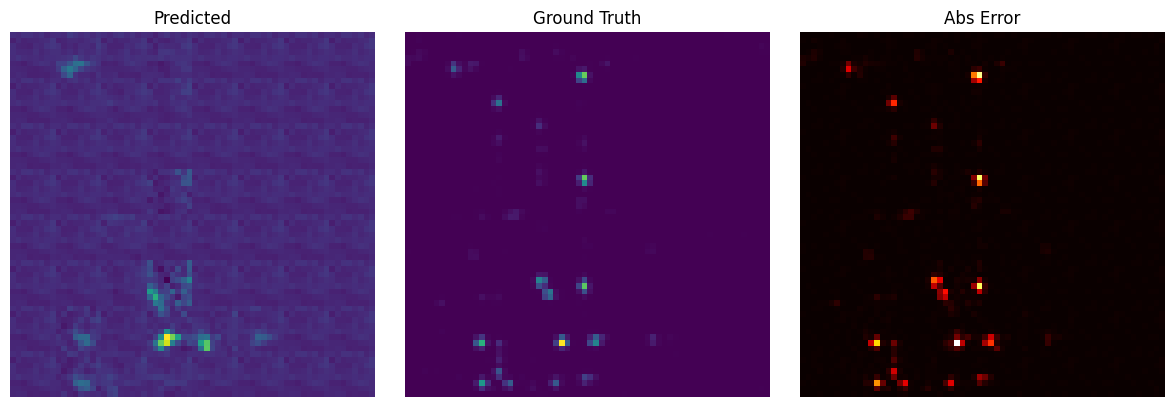
#> input picture Desktop/CellNet/LSTM_baseline_pred_0.png, 1174 x 407 px, given in place of Real_Time_CS_Experiment-1093.tif, which was not available
$ jupyter execute --allow-errors GCRN.ipynb   (shell and % lines are left out)
#> lines starting #> are read from the running program, lines starting #| are printed output that depends on the picture; pictures that were not available may be replaced by others from this repository, and a replacement may not be noted
[cell 1]
#Cell 1: Imports


import os
import numpy as np
import torch
from torch import nn
from torch_geometric.data import Data
from torch_geometric.nn import MessagePassing
from torch_geometric.loader import DataLoader

import matplotlib.pyplot as plt
from skimage.io import imread
from skimage.transform import resize
from skimage.measure import label, regionprops
from scipy.ndimage import median_filter
from skimage.filters import gaussian
from skimage import exposure
from scipy.stats import pearsonr

from scipy.optimize import linear_sum_assignment

from pathlib import Path
desktop_path = Path.home() / "Desktop"


from torch.utils.data import Dataset, DataLoader

import torch
from torch import nn
from torch_geometric.nn import GCNConv

from config import CONFIG
import random


seed = 42
random.seed(seed)
np.random.seed(seed)
torch.manual_seed(seed)
#> (this line was passed over: torch is not available in this run)
torch.cuda.manual_seed_all(seed)
#> (this line was passed over: torch is not available in this run)
torch.backends.cudnn.deterministic = True
torch.backends.cudnn.benchmark = False

[cell 2]
import cv2
import numpy as np

# Initialize background subtractor globally (once)
backSub = cv2.createBackgroundSubtractorKNN(history=500, dist2Threshold=400.0, detectShadows=True)

def apply_background_subtraction(frame):
    # Convert to uint8 if needed
    if frame.dtype != np.uint8:
        frame = (255 * (frame - frame.min()) / (frame.max() - frame.min())).astype(np.uint8)
    fg_mask = backSub.apply(frame)
    # Optionally, threshold to get binary mask
    _, fg_mask = cv2.threshold(fg_mask, 30, 255, cv2.THRESH_BINARY)
    return fg_mask

[cell 3]
lost_nodes = {}  # node_id: {'coords': (x, y), 'last_seen': frame_idx}

def build_graph_from_frame(
    frame,
    intensity_thresh=CONFIG["intensity_thresh"],  # Threshold for intensity to consider as signal, custom to Cellnet dataset
    max_nodes=CONFIG["max_nodes"],
    source_idx=None,
    prev_coords=None,
    prev_ids=None,
    next_id_start=0,
    lost_nodes=None,
    frame_idx=None,
    lost_ttl=CONFIG["lost_ttl"]  # how many frames to keep lost nodes
):
    # Threshold to create binary mask
    binary_mask = frame > intensity_thresh

    # Label connected regions (potential signal sources)
    labeled = label(binary_mask)

    # Extract region properties
    props = regionprops(labeled, intensity_image=frame)

    node_features = []
    coords = []
    intensities = []

    for i, p in enumerate(props[:max_nodes]):
        y, x = p.centroid
        intensity = p.mean_intensity
        area = p.area
        eccentricity = p.eccentricity
        solidity = p.solidity
        perimeter = p.perimeter
        bbox = p.bbox  # (min_row, min_col, max_row, max_col)
        bbox_width = bbox[3] - bbox[1]
        bbox_height = bbox[2] - bbox[0]
        aspect_ratio = bbox_width / bbox_height if bbox_height > 0 else 0
        convex_area = p.convex_area
        major_axis_length = p.major_axis_length
        minor_axis_length = p.minor_axis_length

        # Build node feature vector
        node_feat = [
        (x / frame.shape[1]) * 2 - 1,
        (y / frame.shape[0]) * 2 - 1,
        intensity,
        area / (frame.shape[0] * frame.shape[1]),
        eccentricity,
        solidity,
        perimeter / (frame.shape[0] + frame.shape[1]),
        bbox_width / frame.shape[1],
        bbox_height / frame.shape[0],
        aspect_ratio,
        convex_area / (frame.shape[0] * frame.shape[1]),
        major_axis_length / frame.shape[1],
        minor_axis_length / frame.shape[0],
       # source indicator (0 or 1),
        ]
        # Add source indicator
        if source_idx is not None and i == source_idx:
            node_feat.append(1.0)
        else:
            node_feat.append(0.0)
        node_features.append(node_feat)
        coords.append((x, y))
        intensities.append(intensity)

    # --- Node ID assignment (after collecting all nodes) ---

    # Node tracking threshold
    node_tracking_dist_thresh = CONFIG["node_tracking_dist_thresh"]
    spatial_edge_thresh = CONFIG["spatial_edge_thresh"]

    ids = []
    used_lost_ids = set()
    if prev_coords is not None and prev_ids is not None and len(prev_coords) > 0 and len(coords) > 0:
        cost_matrix = np.zeros((len(coords), len(prev_coords)))
        for i, (x, y) in enumerate(coords):
            for j, (px, py) in enumerate(prev_coords):
                cost_matrix[i, j] = np.linalg.norm(np.array([x, y]) - np.array([px, py]))
        row_ind, col_ind = linear_sum_assignment(cost_matrix)
        assigned_prev = set()
        for i in range(len(coords)):
            if i in row_ind:
                j = col_ind[np.where(row_ind == i)[0][0]]
                if cost_matrix[i, j] < node_tracking_dist_thresh:  # 8 is a heuristic for "maximum allowed movement" for tracking
                    ids.append(prev_ids[j])
                    assigned_prev.add(j)
                else:
                    ids.append(next_id_start)
                    next_id_start += 1
            else:
                ids.append(next_id_start)
                next_id_start += 1

        # --- LOST NODE MANAGEMENT ---
        if lost_nodes is not None and frame_idx is not None:
            for j, prev_id in enumerate(prev_ids):
                if j not in assigned_prev:
                    lost_nodes[prev_id] = {'coords': prev_coords[j], 'last_seen': frame_idx - 1}

            # Remove lost nodes that have been lost for too long
            to_remove = [nid for nid, info in lost_nodes.items() if frame_idx - info['last_seen'] > lost_ttl]
            for nid in to_remove:
                del lost_nodes[nid]

            # Try to match new nodes to lost nodes
            for i, (x, y) in enumerate(coords):
                if ids[i] >= next_id_start - max_nodes:  # only for new nodes
                    for lost_id, info in lost_nodes.items():
                        dist = np.linalg.norm(np.array([x, y]) - np.array(info['coords']))
                        if dist < node_tracking_dist_thresh and lost_id not in used_lost_ids:
                            ids[i] = lost_id
                            used_lost_ids.add(lost_id)
                            lost_nodes[lost_id]['last_seen'] = frame_idx
                            break

    else:
        # First frame or no previous nodes
        ids = [next_id_start + k for k in range(len(coords))]
        next_id_start += len(coords)

    edge_index = []
    edge_attr = []

    # Connect nodes within spatial threshold
    for i, (xi, yi) in enumerate(coords):
        for j, (xj, yj) in enumerate(coords):
            if i != j and (xi - xj)**2 + (yi - yj)**2 < spatial_edge_thresh:  # threshold in pixels (try 16²=256 for 16 pixels, or 20²=400 for 20 pixels)
                edge_index.append([i, j])

                # --- Edge Features ---
                dist = np.sqrt((xi - xj)**2 + (yi - yj)**2) / np.sqrt(frame.shape[0]**2 + frame.shape[1]**2)
                delta_intensity = abs(intensities[i] - intensities[j])
                angle = np.arctan2(yj - yi, xj - xi) / np.pi

                edge_attr.append([dist, delta_intensity, angle])

    # Skip empty graphs
    if not node_features:
        return None, None, None, next_id_start

    # Convert to PyTorch Geometric Data object
    x = torch.tensor(node_features, dtype=torch.float)
    edge_index = torch.tensor(edge_index, dtype=torch.long).t().contiguous()
    edge_attr = torch.tensor(edge_attr, dtype=torch.float)

    if edge_attr.ndim == 1:
        edge_attr = edge_attr.unsqueeze(1)

    data = Data(x=x, edge_index=edge_index, edge_attr=edge_attr)
    data.node_ids = torch.tensor(ids, dtype=torch.long)
    data.y = torch.tensor(intensities, dtype=torch.float).unsqueeze(-1)

    return data, coords, ids, next_id_start

[cell 4]
#Cell 3: Denoising Functions
def denoise_gaussian_median(frame, median_size=3, gaussian_sigma=1.0):
    medianed = median_filter(frame, size=median_size)
    smoothed = gaussian(medianed, sigma=gaussian_sigma)
    return smoothed

def apply_clahe(frame, clip_limit=0.01):
    return exposure.equalize_adapthist(frame, clip_limit=clip_limit)

[cell 5]
#Cell 4: Load Graph Sequence


def find_closest_node(props, manual_xy):
    # props: regionprops for the frame
    # manual_xy: (x, y) in resized frame coordinates
    dists = [np.linalg.norm(np.array(p.centroid[::-1]) - np.array(manual_xy)) for p in props]
    return np.argmin(dists)


def load_tif_as_graph_sequences(path, window=5, frame_skip=1, denoise_sigma=1.0, manual_source=None):
    """
    Loads a video as a list of sequences of graphs.
    Each sequence is a list of graphs of length 'window'.
    Tracks node identities across frames for temporal GNNs.
    """
    stack = imread(path)
    stack_denoised = np.array([denoise_gaussian_median(f, gaussian_sigma=denoise_sigma) for f in stack])
    stack_resized = np.array([resize(f, CONFIG["resize_shape"]) for f in stack_denoised])
    norm_stack = (stack_resized - stack_resized.min()) / (stack_resized.max() - stack_resized.min())
    norm_stack = norm_stack * 2 - 1

    sequences = []
    for i in range(0, len(norm_stack) - window, frame_skip):  # -window instead of -window+1
        graph_seq = []
        prev_coords, prev_ids, next_id_start = None, None, 0
        lost_nodes = {}
        frame_indices = []
        for j in range(window + 1):  # build window+1 graphs to allow shifting
            idx = i + j
            frame = norm_stack[idx]
            fg_mask = apply_background_subtraction(frame)
            temp_props = regionprops(label(fg_mask > 0), intensity_image=frame)
            if not temp_props:
                print(f"Frame {idx} skipped (no active nodes)")
                break
            if manual_source and idx == manual_source['frame']:
                source_idx = find_closest_node(temp_props, manual_source['xy'])
            else:
                source_idx = None
            g, coords, ids, next_id_start = build_graph_from_frame(
                norm_stack[idx],
                source_idx=source_idx,
                prev_coords=prev_coords,
                prev_ids=prev_ids,
                next_id_start=next_id_start,
                lost_nodes=lost_nodes,
                frame_idx=idx,
                lost_ttl=CONFIG["lost_ttl"]
            )
            if g is None:
                break
            g.frame_idx = idx
            g.source_file = path
            prev_coords, prev_ids = coords, ids
            graph_seq.append(g)
            frame_indices.append(idx)
        if len(graph_seq) == window + 1:
            # Shift targets: for each t, set g.y = next_g.y for matching node_ids
            for t in range(window):
                curr_g = graph_seq[t]
                next_g = graph_seq[t + 1]
                # Map node ids to indices
                curr_ids = curr_g.node_ids.cpu().numpy()
                next_ids = next_g.node_ids.cpu().numpy()
                next_id_to_idx = {nid: i for i, nid in enumerate(next_ids)}
                # For each node in curr_g, if it exists in next_g, set target to next_g.y, else set to nan
                new_y = []
                for nid in curr_ids:
                    if nid in next_id_to_idx:
                        new_y.append(next_g.y[next_id_to_idx[nid]])
                    else:
                        new_y.append(torch.tensor([float('nan')], dtype=torch.float))
                curr_g.y = torch.stack(new_y)
            # Only keep the first window graphs (targets are next-frame)
            sequences.append(graph_seq[:window])
    return sequences

[cell 6]
# Cell 5: GCRN Definition


class GCRNCell(nn.Module):
    # [13 lines left out: functions __init__, forward, not called in this run]

class GCRN(nn.Module):
    # [21 lines left out: functions __init__, forward, not called in this run]

# [6 lines of commented-out code are left out]

[cell 7]
# [65 lines left out: functions align_by_node_id, train_gnn, evaluate_gnn, not called in this run]

[cell 8]
# Cell 7: Dataset Preparation


class GraphSequenceDataset(Dataset):
    def __init__(self, sequences):
        """
        sequences: list of list of PyG Data objects (each inner list is a sequence of graphs)
        """
        self.sequences = sequences

    def __len__(self):
        return len(self.sequences)

    def __getitem__(self, idx):
        # Returns a list of Data objects (the sequence)
        return self.sequences[idx]

# [11 lines left out: function graph_sequence_collate, not called in this run]

file_paths = [
    'C:/Users/Platypus/Documents/CellNet/Real_Time_CS_Experiment-1093.tif',
    'C:/Users/Platypus/Documents/CellNet/Flow prior to chemical stimulation_Figure6C.tif', #✔ Clicked on Frame 77: (1.16, 2.96); ✔ Clicked on Frame 77: (15.57, 10.86)
    'C:/Users/Platypus/Documents/CellNet/Figure8.tif',
    'C:/Users/Platypus/Documents/CellNet/5uM_per_litre_Figure6_ChemicalStimulation.tif'
]
test_video_path = 'C:/Users/Platypus/Documents/CellNet/Cell Knocked_Figure7.tif'


#sources where signal starts
manual_sources = {
    'Real_Time_CS_Experiment-1093.tif': {'frame': 5, 'xy': (3.79, 3.66)}, #altenatively "Clicked on Frame 5: (24.44, 10.58)"
    'Flow prior to chemical stimulation_Figure6C.tif': { 'frame': 77, 'xy': (1.16, 2.96)}, #alt ✔ Clicked on Frame 77: (15.57, 10.86)
    'Figure8.tif': {'frame': 68, 'xy': (43.83, 0.89)},
    '5uM_per_litre_Figure6_ChemicalStimulation.tif':{'frame': 37, 'xy': (10.03, 5.46)},# alt Frame 76: (2.82, 3.38);
    'Cell Knocked_Figure7.tif': {'frame': 0, 'xy': (54.50, 9.34)} #Clicked on Frame 0: (54.50, 9.34);alt ✔ Clicked on Frame 0: (53.66, 3.52)
    }


# Load all sequences of graphs from specified files
all_sequences = []
for path in file_paths:
    if os.path.exists(path):
        video_name = os.path.basename(path)
        manual_source = manual_sources.get(video_name)
        seqs = load_tif_as_graph_sequences(path, window=5, manual_source=manual_source)
        all_sequences.extend(seqs)
print(f"Total loaded sequences: {len(all_sequences)}")

# Split into train, validation, and test sets
train_split = int(0.7 * len(all_sequences))
val_split = int(0.15 * len(all_sequences))

train_sequences = all_sequences[:train_split]
val_sequences = all_sequences[train_split:train_split + val_split]
test_sequences = all_sequences[train_split + val_split:]

# Usage:
train_dataset = GraphSequenceDataset(train_sequences)
val_dataset = GraphSequenceDataset(val_sequences)
test_dataset = GraphSequenceDataset(test_sequences)

#> (the rest of this cell did not finish here and is left out)

[cell 9]
stack = imread(file_paths[0])
#> stack is the input picture: shape (407, 1174, 4); mean R, G, B, A 83.7, 54, 98.6, 255
stack_denoised = np.array([denoise_gaussian_median(f, gaussian_sigma=1.0) for f in stack])
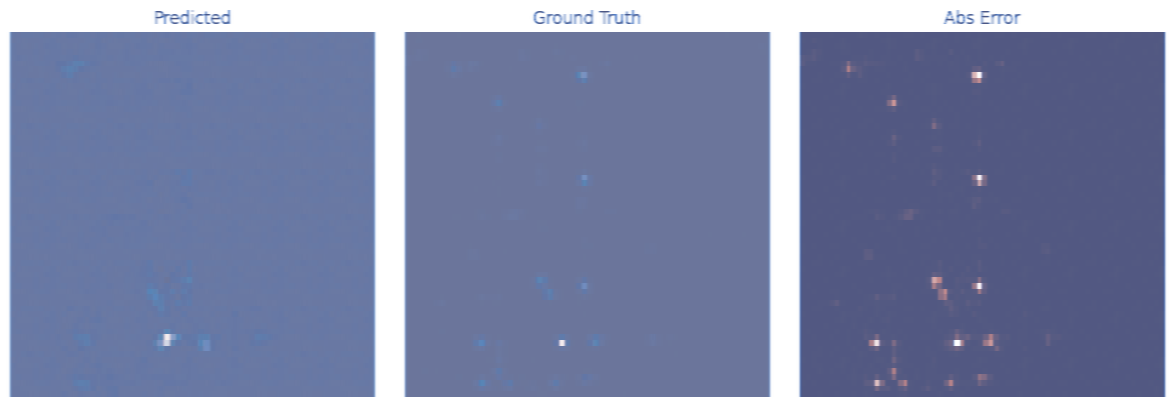
#> stack_denoised: shape (407, 1174, 4) float64; mean R, G, B, A 0.331, 0.378, 0.553, 0.813; transparent parts drawn white
stack_resized = np.array([resize(f, CONFIG["resize_shape"]) for f in stack_denoised])
norm_stack = (stack_resized - stack_resized.min()) / (stack_resized.max() - stack_resized.min())
norm_stack = norm_stack * 2 - 1
idx = 24  # Change this to the frame index you want to visualize

frame = norm_stack[idx]
#> frame: shape (256, 256) float64; every value is 1
fg_mask = apply_background_subtraction(frame)
#> in apply_background_subtraction, `frame = (255 * (frame - frame.min()) / (frame.max() - frame.min())).as..`: frame: shape (256, 256); every value is 0
#> in apply_background_subtraction, `fg_mask = backSub.apply(frame)`: fg_mask: shape (256, 256); every value is 255
plt.figure()
plt.subplot(1,2,1)
plt.title("Original")
plt.imshow(frame, cmap='gray')
plt.subplot(1,2,2)
plt.title("Foreground Mask")
plt.imshow(fg_mask, cmap='gray')
plt.show()
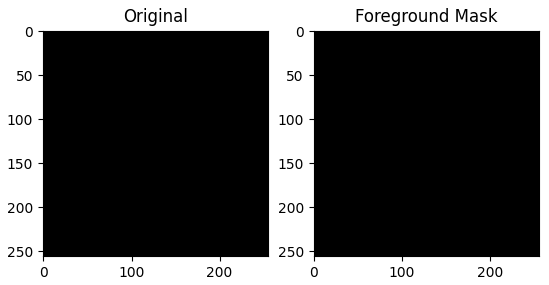
#> figure drawn by matplotlib, 2 panels

#> (a cell that did not finish here is left out)

#> (a cell that did not finish here is left out)

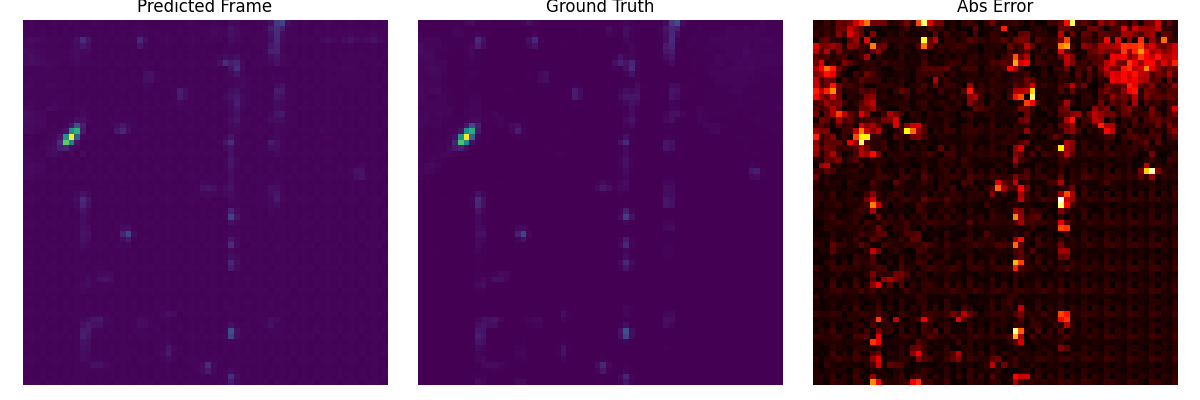
#> input picture Desktop/CellNet/LSTM_baseline_pred_0_t0.png, 1200 x 400 px, given in place of Cell Knocked_Figure7.tif, which was not available
#> in load_tif_as_graph_sequences, stack is the input picture: shape (400, 1200, 4); mean R, G, B, A 95.1, 44.9, 90.5, 255
#> in load_tif_as_graph_sequences, `stack_denoised = np.array([denoise_gaussian_median(f, gaussian_sigma=d..`:
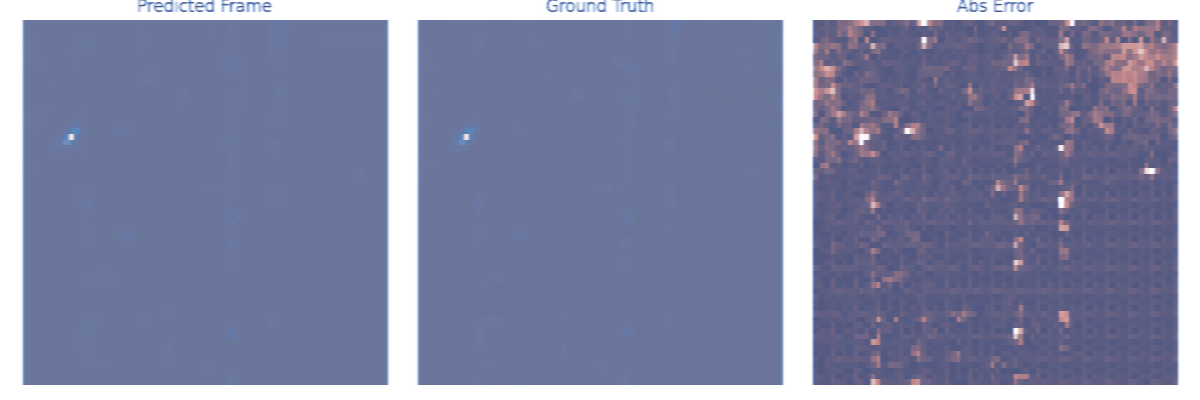
#> stack_denoised: shape (400, 1200, 4) float64; mean R, G, B, A 0.358, 0.383, 0.543, 0.806; transparent parts drawn white
#> the loop in load_tif_as_graph_sequences, `for i in range(0, len(norm_stack) - window, frame_skip):` made 1 pass
#> pass 1, in apply_background_subtraction (call 2), `frame = (255 * (frame - frame.min()) / (frame.max() - frame.min())).as..`:
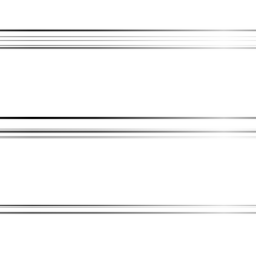
#> frame: shape (256, 256); min 0, max 255, mean 247.6
#> after the loop in load_tif_as_graph_sequences, `for i in range(0, len(norm_stack) - window, frame_skip):`: sequences = []
